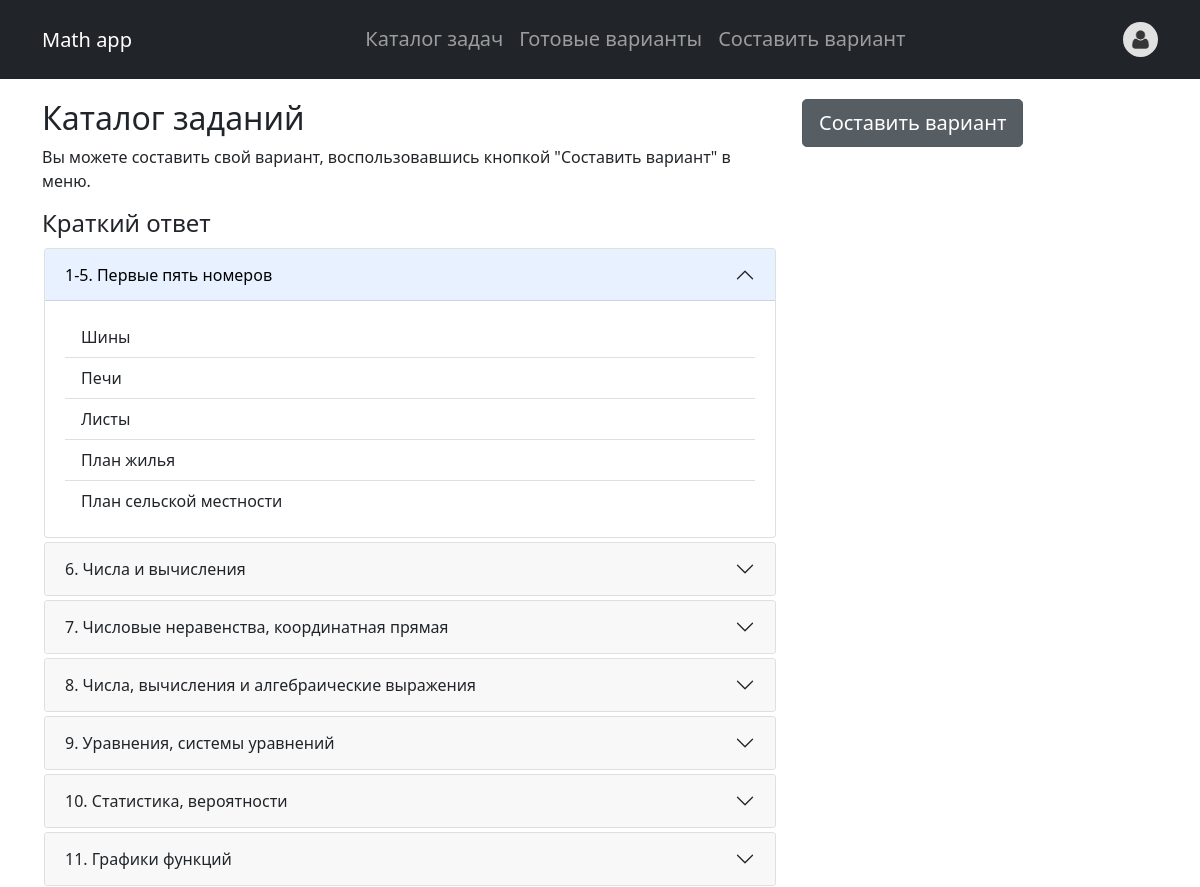
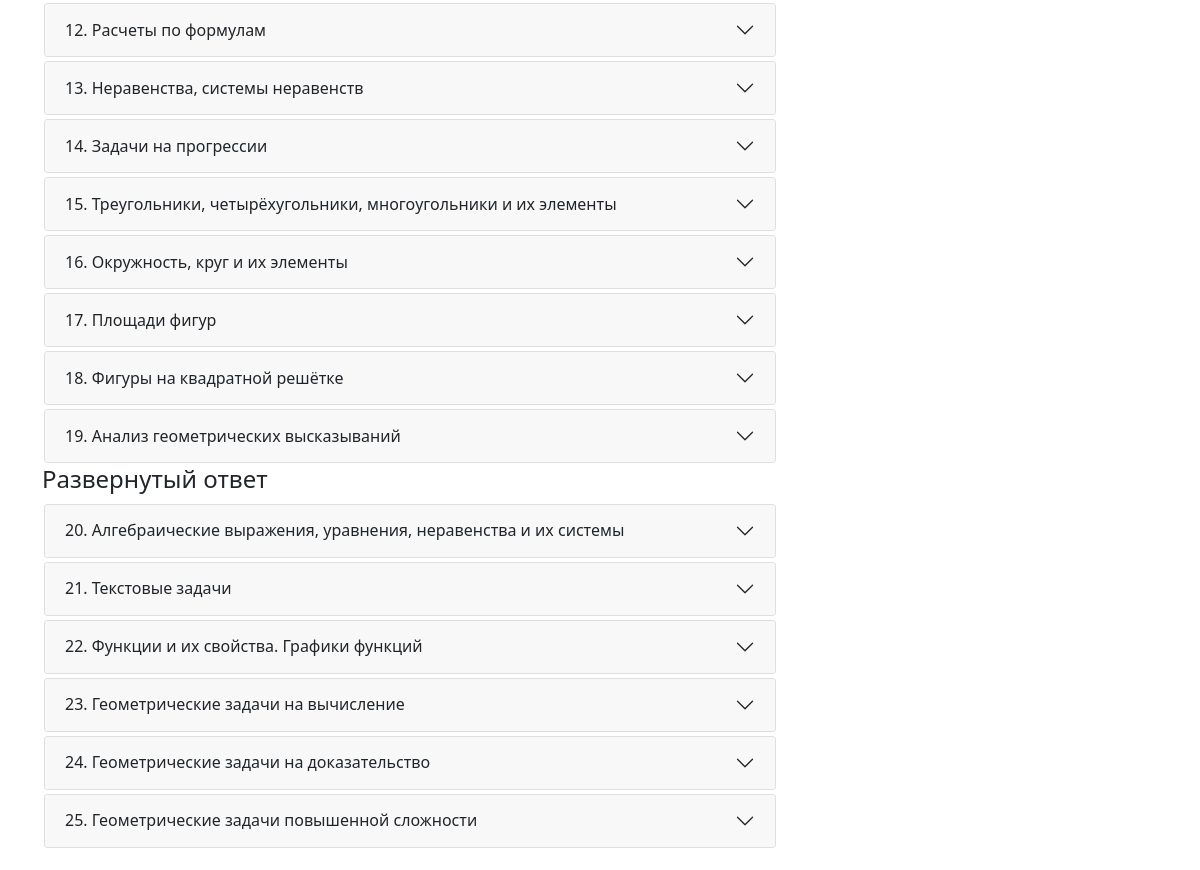
The page / (signed in) on the database its author committed (2 pictures, top to bottom).
### math_app/models.py (models this page shows, shortened)
class Category(models.Model):
    id = models.IntegerField(primary_key=True, unique=True)
    number = models.CharField(max_length=200, verbose_name='Номер')
    title = models.CharField(max_length=200, db_index=True, verbose_name='Тип')
    slug = models.SlugField(max_length=200, unique=True)
    class Meta:
        ordering = ('id',)

class Subcategory(models.Model):
    category = models.ForeignKey(Category, verbose_name='Тип', null=True, on_delete=models.SET_NULL)
    title = models.CharField(max_length=200, verbose_name='Вид', db_index=True)
    slug = models.SlugField(max_length=200, unique=True)
    class Meta:
        ordering = ('category',)
    def get_absolute_url(self):
        return reverse('subcategory', kwargs={'subcat_slug': self.slug})

### math_app/views.py (the view)
# urls.py: path('', Home.as_view(), name='home'),
class Home(ListView):
    model = Category
    template_name = 'math_app/index.html'
    context_object_name = 'categories'
    extra_context = {'title': 'Главная страница'}
    def get_queryset(self):
        return Category.objects.all().prefetch_related('subcategory_set')

### math_app/templates/math_app/index.html (shortened to what this page needs)
{% extends 'math_app/base.html' %}
{% load static %}
{% block content %}
<main>
    <div class="container">
        <div class="row">
            <div class="col-12 col-sm-8">
                <h2>Каталог заданий</h2>
                <p>Вы можете составить свой вариант, воспользовавшись кнопкой "Составить вариант" в меню.</p>
                <h4>Краткий ответ</h4>
                {% for cat in categories %}
                {% if cat.id < 20 %}
                <div class="accordion">
                    <div class="accordion-item">
                        <h2 class="accordion-header" id="panels-heading{{forloop.counter}}">
                            <button class="accordion-button {% if not forloop.first %}collapsed{% endif %}"
                                    type="button" data-bs-toggle="collapse"
                                    data-bs-target="#collapse{{forloop.counter}}" aria-expanded="false"
                                    aria-controls="collapse{{forloop.counter}}">
                                {{cat.number}}. {{cat.title}}
                            </button>
                        </h2>
                        <div id="collapse{{forloop.counter}}"
                             class="accordion-collapse collapse {% if forloop.first %}show{% endif %}"
                             aria-labelledby="panels-heading{{forloop.counter}}">
                            <div class="accordion-body">
                                <div class="list-group-flush">
                                    {% for subcat in cat.subcategory_set.all %}
                                    <a href="{{ subcat.get_absolute_url }}" class="list-group-item">{{subcat.title}}</a>
                                    {% endfor %}
                                </div>
                            </div>
                        </div>
                    </div>
                </div>
                {% endif %}
                {% endfor %}
                <h4>Развернутый ответ</h4>
                {% for cat in categories %}
                {% if cat.id > 19 %}
                <div class="accordion">
                    <div class="accordion-item">
                        <h2 class="accordion-header" id="panels-heading{{forloop.counter}}">
                            <button class="accordion-button {% if not forloop.first %}collapsed{% endif %}"
                                    type="button" data-bs-toggle="collapse"
                                    data-bs-target="#collapse{{forloop.counter}}" aria-expanded="false"
                                    aria-controls="collapse{{forloop.counter}}">
                                {{cat.number}}. {{cat.title}}
                            </button>
                        </h2>
                    </div>
                </div>
                {% endif %}
                {% endfor %}
            </div>
            <div class="col-12 col-md-4 col-md-offset-4">
                <button class="btn btn-secondary active btn-lg" onclick="window.location='/exam/filter';">Составить
                    вариант
                </button>
            </div>
        </div>
        </div>
</main>
{% endblock %}

### math_app/static/math_app/css/styles.css (style rules this page uses)
main { position: relative; padding: 20px; }
.accordion { padding: 2px; }
.accordion-button.collapsed { background-color: #f8f8f8 !important; }
.accordion-button:not(.collapsed) { color: black; border-bottom: none; }
p { margin-bottom:0rem; }

### rows shown on the page
Category: number "1-5", title "Первые пять номеров"
Subcategory: title "Шины"
Subcategory: title "Печи"
Subcategory: title "Листы"
Subcategory: title "План жилья"
Subcategory: title "План сельской местности"
Category: number "6", title "Числа и вычисления"
Category: number "7", title "Числовые неравенства, координатная прямая"
Category: number "8", title "Числа, вычисления и алгебраические выражения"
Category: number "9", title "Уравнения, системы уравнений"
Category: number "10", title "Статистика, вероятности"
Category: number "11", title "Графики функций"
Category: number "12", title "Расчеты по формулам"
Category: number "13", title "Не­ра­вен­ства, системы неравенств"
Category: number "14", title "Задачи на прогрессии"
Category: number "15", title "Треугольники, четырёхугольники, многоугольники и их элементы"
Category: number "16", title "Окружность, круг и их элементы"
Category: number "17", title "Площади фигур"
Category: number "18", title "Фигуры на квадратной решётке"
Category: number "19", title "Анализ геометрических высказываний"
Category: number "20", title "Алгебраические выражения, уравнения, неравенства и их системы"
Category: number "21", title "Текстовые задачи"
Category: number "22", title "Функции и их свойства. Графики функций"
Category: number "23", title "Геометрические задачи на вычисление"
Category: number "24", title "Геометрические задачи на доказательство"
Category: number "25", title "Геометрические задачи повышенной сложности"
